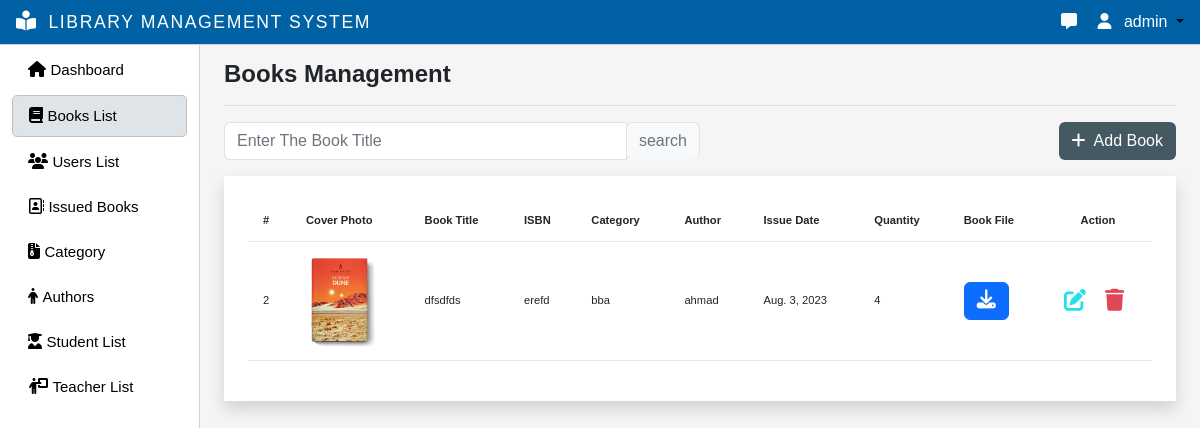
The page /books-management/ (signed in) on the database its author committed.
### myapp/models.py (models this page shows, shortened)
class CustomUser(AbstractUser):
    email = models.EmailField(max_length=255, unique=True)
    username = models.CharField(max_length=50, unique=True)
    first_name = models.CharField(null=True, blank=True, max_length=100)
    father_name= models.CharField(null=True, blank=True, max_length=100)
    last_name = models.CharField(null=True, blank=True, max_length=100)
    phone_number = models.CharField(max_length=16)
    user_id = models.CharField(max_length=50,null=True,blank=True)
    group = models.ForeignKey(Group, on_delete=models.CASCADE, default=2)
    gender = models.CharField(max_length=1,null=True,blank=True)
    USERNAME_FIELD = 'email'
    EMAIL_FIELD = 'email'
    REQUIRED_FIELDS = []
    objects = CutomUserManager()

class Books(models.Model):
    isbn_number = models.CharField(max_length=20,null=True,blank=True)
    title = models.CharField(max_length=20)
    book_descriptions = models.TextField(max_length=1000, null=True, blank=True)
    category = models.ForeignKey(Category, on_delete=models.CASCADE)
    author = models.ForeignKey(Author, on_delete=models.CASCADE)
    available_quantity = models.IntegerField(default=0)
    cover_photo = models.ImageField(
        upload_to='images/', null=True, blank=True,  default='images/default.jpg')
    issue_date = models.DateField(auto_now_add=True)
    book_file = models.FileField(upload_to="files/",null=True,blank=True)
    class Meta:
        ordering = ['issue_date']

class Category(models.Model):
    name = models.CharField(max_length=200)
    status = models.BooleanField(default=True)
    def __str__(self):
        return self.name

class Author(models.Model):
    name = models.CharField(max_length=100,null=True, blank=True)
    def __str__(self):
        return self.name

### myapp/decorators.py (the view)
        def wrapper_func(request, *args, **kwargs):
            group = None
            if request.user.group:
                group = request.user.group.name
            if group in allowed_roles:
                return view_func(request, *args, **kwargs)
            else:
                return HttpResponse('Your are not authorized to view this page!')

### myapp/utils.py (called while the page is built)
def paginateBooks(request, book, results):
    page = request.GET.get('page')
    paginator = Paginator(book, results)
    try:
        book = paginator.page(page)
    except PageNotAnInteger:
        page = 1
        book = paginator.page(page)
    except EmptyPage:
        page = paginator.num_pages
        book = paginator.page(page)
    leftIndex = (int(page) - 4)
    if leftIndex < 1:
        leftIndex = 1
    rightIndex = (int(page) + 5)
    if rightIndex > paginator.num_pages:
        rightIndex = paginator.num_pages + 1
    custom_range = range(leftIndex, rightIndex)
    return custom_range, book

def searchbooks(request):
    search_book = ''
    if request.GET.get('search_book'):
        search_book = request.GET.get('search_book')
    book = Books.objects.filter(Q(title__icontains=search_book)|
                                Q(author__name__icontains=search_book)|
                                 Q(category__name__icontains=search_book)
                                 )
    return book, search_book

### myapp/views.py (called while the page is built)
@allowed_users(allowed_roles=['admin'])
@login_required(login_url='login-page')
def book_list(request):
    books, search_book = searchbooks(request)
    custom_range,  books = paginateBooks(request, books, 5)
    context = {'books': books,'search_book':search_book,'custom_range':custom_range}
    return render(request, 'book_list.html', context)

### myapp/templates/book_list.html (shortened to what this page needs)
{% extends 'main.html' %}
{% block title %}Books Management{% endblock title %}
{% block content %}
<div class="search-customization">
	<div class="mb-3 w-50">
	  <form id="searchForm" action="{% url 'books-management' %}" method="GET">
		<div class="input-group">
		  <input
			class="form-control border"
			type="search"
			placeholder="Enter The Book Title"
			id="example-search-input"
			name="search_book"
			value="{{search_book}}"
		  />
		  <span class="input-group-append">
			<input
			  class="btn btn-outline-secondary bg-light border-bottom-0 border "
			  type="submit"
			  value="search"
			/>
		  </span>
		</div>
	  </form>
	</div>
	<div>
		<a href="{% url 'add-book' %}" class="btn" style="background-color: #455963; color: #fff;"><i class="fa-sharp fa-solid fa-plus me-2"></i>Add Book</a>
	</div>
</div>
<div class="p-4 shadow bg-white ">
	<table class="table table-font-size table-hover " >
		<thead>
			<tr>
				<th>#</th>
				<th>Cover Photo</th>
				<th>Book Title</th>
				<th>ISBN</th>
				<th>Category</th>
				<th>Author</th>
				<th>Issue Date</th>
				<th>Quantity</th>
				<th>Book File</th>
				<th class="text-center">Action</th>
			</tr>
		</thead>
		<tbody>
			{% if books %}
				{% for book in books %}
					<tr>
						<td>{{book.id}}</td>
						<td>
							{% if book.cover_photo %}
								<img src="{{ book.cover_photo.url }}" style="width:70px;">
							{% endif %}
						</td>
						<td id="bookTitle{{book.id}}">{{book.title}}</td>
						<td>{{book.isbn_number}}</td>
						<td>{{book.category}}</td>
						<td>{{book.author}}</td>
						<td>{{book.issue_date}}</td>
						<td>{{book.available_quantity}}</td>
						{% if book.book_file %}
						<td><a href="{{ book.book_file.url }}" class="btn btn-primary text-white">
                            <i class="fa-solid fa-download"></i>
                            </a>
						</td>
						{% else %}
						<td>No File Choosen</td>
						{% endif %}
						<td style="width: 108px;">
							<a href="{% url 'update-book' book.id %}" class="edit" data-toggle="modal"><i class="fa-solid fa-pen-to-square "></i></a>
							<button  type="button" class="text-danger" value="{{book.id}}" style="border:none; background-color: transparent;"  data-bs-toggle="modal" data-bs-target="#exampleModal" role="button" onclick="checkdelete(this)">
								<i class="fa-solid fa-trash" data-toggle="tooltip" title="delete"></i>
							</button>
						</td>
					</tr>
				{% endfor %}
			{% else %}
					<tr>
						<td colspan="9">Empty</td>
					</tr>
			{% endif %}
		</tbody>
	</table>
</div>
<br>
{% endblock %}

### templates/navbar.html (shortened to what this page needs)
{% load static %}
{% load custom_tags %}
<nav class="navbar navbar-expand-lg backgroundcolor fixed-top px-3 py-1 justify-content-between">
  {% if request.user.username %}
  <a class="navbar-brand" href="{% url 'admin-page' %}">
    <i class="fa-solid fa-book-open-reader navbar-icon "></i>
    <span class="ms-2 text-white">LIBRARY MANAGEMENT SYSTEM</span>
  </a>
  {% endif %}
  <div class="dropdown">
    {% if request.user.username %}
      {% if request.user.is_staff %}
        <a href="{% url 'message' %}">
          <i class="fa-solid fa-message me-3 text-light"></i>
        </a>
      {% endif %}
    <a class="dropdown-toggle user-menu-item" data-bs-toggle="dropdown" aria-expanded="false">
      <i class="fa-solid fa-user me-2 text-white"></i>
      <span class="text-white">{{request.user.username}}</span>
    </a>
    {% endif %}
  </div>
</nav>

### static/css/main.css (style rules this page uses)
body { color: #566787; background: #f5f5f5; font-family: 'Varela Round', sans-serif; }
table.table tr th, table.table tr td { border-color: #e9e9e9; padding: 12px 15px; vertical-align: middle; }
table.table tr th:last-child { width: 100px; }
table.table td:last-child i { opacity: 0.9; font-size: 22px; margin: 0 5px; }
table.table td a { font-weight: bold; color: #566787; display: inline-block; text-decoration: none; outline: none !important; }
table.table td a.edit { color: #FFC107; }
table.table td i { font-size: 19px; }
.text-white { color:#fff !important; }
body { overflow-y:scroll; }
.navbar-icon { margin-top: -9px !important; font-size: 20px !important; }

### static/css/style.css (style rules this page uses)
:root { --offconvas-width: 270px; --topNavbarHeight: 56px; }
.navbar-icon { color: white; }
.backgroundcolor { background-color: rgba(0,98, 165, 1); border-bottom:1px solid #d6d1d1; }
@media screen and (min-width: 1200px) { .ms-2 { font-size: 1.1rem !important; letter-spacing: 0.1rem; } }
@media (min-width : 920px) { .navbar-brand { font-size: 0.9rem !important; } }
@media (min-width : 390px) { .navbar-brand { font-size: 1rem !important ; } }
.user-menu-item { color:#000000; text-decoration:none; cursor: pointer; }
.search-customization { display: flex; justify-content: space-between; }
.edit { color: rgb(9, 221, 236) !important; }
.table-font-size { font-size: 0.7rem !important; }

### rows shown on the page
CustomUser: user.username "admin"
Books: id "2", cover_photo (picture), title "dfsdfds", isbn_number "erefd", category "bba", author "ahmad", issue_date "Aug. 3, 2023", available_quantity "4"
